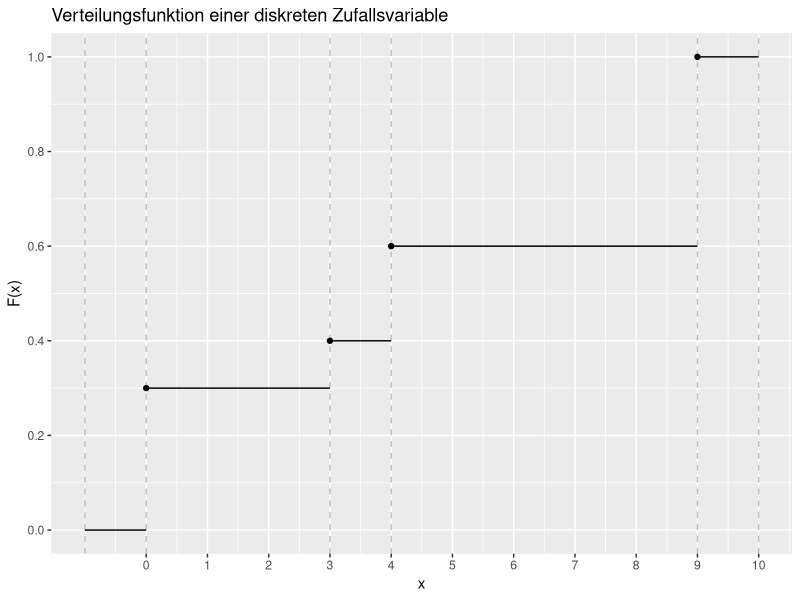

Here is the R script that generated this plot:
## ---- chunk 1
library(ggplot2)
D <- data.frame(x=c(-1,0,3,4,9,10), 
                xend=c(0,3,4,9,10,10),
                y=c(0,0.3,0.4,0.6,1,1))
ggplot(D, aes(x=x, y=y, xend=xend, yend=y)) +
      geom_vline(aes(xintercept=x), linetype=2, color="grey") +
      geom_segment() +
      annotate("point",c(0,3,4,9),c(0.3,0.4,0.6,1))+
      scale_x_continuous("x",breaks=0:10)+
      scale_y_continuous("F(x)",breaks=c(0,0.2,0.4,0.6,0.8,1))+
      ggtitle("Verteilungsfunktion einer diskreten Zufallsvariable")
